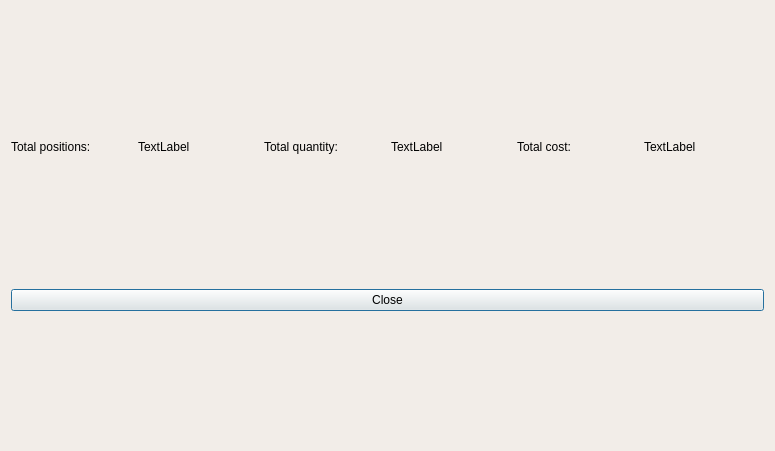
<?xml version="1.0" encoding="UTF-8"?>
<ui version="4.0">
 <class>StatisticsDialog</class>
 <widget class="QDialog" name="StatisticsDialog">
  <property name="geometry">
   <rect>
    <x>0</x>
    <y>0</y>
    <width>775</width>
    <height>451</height>
   </rect>
  </property>
  <property name="palette">
   <palette>
    <active>
     <colorrole role="WindowText">
      <brush brushstyle="SolidPattern">
       <color alpha="255">
        <red>0</red>
        <green>0</green>
        <blue>0</blue>
       </color>
      </brush>
     </colorrole>
     <colorrole role="Button">
      <brush brushstyle="SolidPattern">
       <color alpha="255">
        <red>242</red>
        <green>237</green>
        <blue>232</blue>
       </color>
      </brush>
     </colorrole>
     <colorrole role="Light">
      <brush brushstyle="SolidPattern">
       <color alpha="255">
        <red>255</red>
        <green>255</green>
        <blue>255</blue>
       </color>
      </brush>
     </colorrole>
     <colorrole role="Midlight">
      <brush brushstyle="SolidPattern">
       <color alpha="255">
        <red>248</red>
        <green>246</green>
        <blue>243</blue>
       </color>
      </brush>
     </colorrole>
     <colorrole role="Dark">
      <brush brushstyle="SolidPattern">
       <color alpha="255">
        <red>121</red>
        <green>119</green>
        <blue>116</blue>
       </color>
      </brush>
     </colorrole>
     <colorrole role="Mid">
      <brush brushstyle="SolidPattern">
       <color alpha="255">
        <red>161</red>
        <green>158</green>
        <blue>155</blue>
       </color>
      </brush>
     </colorrole>
     <colorrole role="Text">
      <brush brushstyle="SolidPattern">
       <color alpha="255">
        <red>0</red>
        <green>0</green>
        <blue>0</blue>
       </color>
      </brush>
     </colorrole>
     <colorrole role="BrightText">
      <brush brushstyle="SolidPattern">
       <color alpha="255">
        <red>255</red>
        <green>255</green>
        <blue>255</blue>
       </color>
      </brush>
     </colorrole>
     <colorrole role="ButtonText">
      <brush brushstyle="SolidPattern">
       <color alpha="255">
        <red>0</red>
        <green>0</green>
        <blue>0</blue>
       </color>
      </brush>
     </colorrole>
     <colorrole role="Base">
      <brush brushstyle="SolidPattern">
       <color alpha="255">
        <red>255</red>
        <green>255</green>
        <blue>255</blue>
       </color>
      </brush>
     </colorrole>
     <colorrole role="Window">
      <brush brushstyle="SolidPattern">
       <color alpha="255">
        <red>242</red>
        <green>237</green>
        <blue>232</blue>
       </color>
      </brush>
     </colorrole>
     <colorrole role="Shadow">
      <brush brushstyle="SolidPattern">
       <color alpha="255">
        <red>0</red>
        <green>0</green>
        <blue>0</blue>
       </color>
      </brush>
     </colorrole>
     <colorrole role="AlternateBase">
      <brush brushstyle="SolidPattern">
       <color alpha="255">
        <red>248</red>
        <green>246</green>
        <blue>243</blue>
       </color>
      </brush>
     </colorrole>
     <colorrole role="ToolTipBase">
      <brush brushstyle="SolidPattern">
       <color alpha="255">
        <red>255</red>
        <green>255</green>
        <blue>220</blue>
       </color>
      </brush>
     </colorrole>
     <colorrole role="ToolTipText">
      <brush brushstyle="SolidPattern">
       <color alpha="255">
        <red>0</red>
        <green>0</green>
        <blue>0</blue>
       </color>
      </brush>
     </colorrole>
     <colorrole role="PlaceholderText">
      <brush brushstyle="SolidPattern">
       <color alpha="127">
        <red>0</red>
        <green>0</green>
        <blue>0</blue>
       </color>
      </brush>
     </colorrole>
     <colorrole role="Accent">
      <brush brushstyle="SolidPattern">
       <color alpha="255">
        <red>255</red>
        <green>255</green>
        <blue>255</blue>
       </color>
      </brush>
     </colorrole>
    </active>
    <inactive>
     <colorrole role="WindowText">
      <brush brushstyle="SolidPattern">
       <color alpha="255">
        <red>0</red>
        <green>0</green>
        <blue>0</blue>
       </color>
      </brush>
     </colorrole>
     <colorrole role="Button">
      <brush brushstyle="SolidPattern">
       <color alpha="255">
        <red>242</red>
        <green>237</green>
        <blue>232</blue>
       </color>
      </brush>
     </colorrole>
     <colorrole role="Light">
      <brush brushstyle="SolidPattern">
       <color alpha="255">
        <red>255</red>
        <green>255</green>
        <blue>255</blue>
       </color>
      </brush>
     </colorrole>
     <colorrole role="Midlight">
      <brush brushstyle="SolidPattern">
       <color alpha="255">
        <red>248</red>
        <green>246</green>
        <blue>243</blue>
       </color>
      </brush>
     </colorrole>
     <colorrole role="Dark">
      <brush brushstyle="SolidPattern">
       <color alpha="255">
        <red>121</red>
        <green>119</green>
        <blue>116</blue>
       </color>
      </brush>
     </colorrole>
     <colorrole role="Mid">
      <brush brushstyle="SolidPattern">
       <color alpha="255">
        <red>161</red>
        <green>158</green>
        <blue>155</blue>
       </color>
      </brush>
     </colorrole>
     <colorrole role="Text">
      <brush brushstyle="SolidPattern">
       <color alpha="255">
        <red>0</red>
        <green>0</green>
        <blue>0</blue>
       </color>
      </brush>
     </colorrole>
     <colorrole role="BrightText">
      <brush brushstyle="SolidPattern">
       <color alpha="255">
        <red>255</red>
        <green>255</green>
        <blue>255</blue>
       </color>
      </brush>
     </colorrole>
     <colorrole role="ButtonText">
      <brush brushstyle="SolidPattern">
       <color alpha="255">
        <red>0</red>
        <green>0</green>
        <blue>0</blue>
       </color>
      </brush>
     </colorrole>
     <colorrole role="Base">
      <brush brushstyle="SolidPattern">
       <color alpha="255">
        <red>255</red>
        <green>255</green>
        <blue>255</blue>
       </color>
      </brush>
     </colorrole>
     <colorrole role="Window">
      <brush brushstyle="SolidPattern">
       <color alpha="255">
        <red>242</red>
        <green>237</green>
        <blue>232</blue>
       </color>
      </brush>
     </colorrole>
     <colorrole role="Shadow">
      <brush brushstyle="SolidPattern">
       <color alpha="255">
        <red>0</red>
        <green>0</green>
        <blue>0</blue>
       </color>
      </brush>
     </colorrole>
     <colorrole role="AlternateBase">
      <brush brushstyle="SolidPattern">
       <color alpha="255">
        <red>248</red>
        <green>246</green>
        <blue>243</blue>
       </color>
      </brush>
     </colorrole>
     <colorrole role="ToolTipBase">
      <brush brushstyle="SolidPattern">
       <color alpha="255">
        <red>255</red>
        <green>255</green>
        <blue>220</blue>
       </color>
      </brush>
     </colorrole>
     <colorrole role="ToolTipText">
      <brush brushstyle="SolidPattern">
       <color alpha="255">
        <red>0</red>
        <green>0</green>
        <blue>0</blue>
       </color>
      </brush>
     </colorrole>
     <colorrole role="PlaceholderText">
      <brush brushstyle="SolidPattern">
       <color alpha="127">
        <red>0</red>
        <green>0</green>
        <blue>0</blue>
       </color>
      </brush>
     </colorrole>
     <colorrole role="Accent">
      <brush brushstyle="SolidPattern">
       <color alpha="255">
        <red>255</red>
        <green>255</green>
        <blue>255</blue>
       </color>
      </brush>
     </colorrole>
    </inactive>
    <disabled>
     <colorrole role="WindowText">
      <brush brushstyle="SolidPattern">
       <color alpha="255">
        <red>121</red>
        <green>119</green>
        <blue>116</blue>
       </color>
      </brush>
     </colorrole>
     <colorrole role="Button">
      <brush brushstyle="SolidPattern">
       <color alpha="255">
        <red>242</red>
        <green>237</green>
        <blue>232</blue>
       </color>
      </brush>
     </colorrole>
     <colorrole role="Light">
      <brush brushstyle="SolidPattern">
       <color alpha="255">
        <red>255</red>
        <green>255</green>
        <blue>255</blue>
       </color>
      </brush>
     </colorrole>
     <colorrole role="Midlight">
      <brush brushstyle="SolidPattern">
       <color alpha="255">
        <red>248</red>
        <green>246</green>
        <blue>243</blue>
       </color>
      </brush>
     </colorrole>
     <colorrole role="Dark">
      <brush brushstyle="SolidPattern">
       <color alpha="255">
        <red>121</red>
        <green>119</green>
        <blue>116</blue>
       </color>
      </brush>
     </colorrole>
     <colorrole role="Mid">
      <brush brushstyle="SolidPattern">
       <color alpha="255">
        <red>161</red>
        <green>158</green>
        <blue>155</blue>
       </color>
      </brush>
     </colorrole>
     <colorrole role="Text">
      <brush brushstyle="SolidPattern">
       <color alpha="255">
        <red>121</red>
        <green>119</green>
        <blue>116</blue>
       </color>
      </brush>
     </colorrole>
     <colorrole role="BrightText">
      <brush brushstyle="SolidPattern">
       <color alpha="255">
        <red>255</red>
        <green>255</green>
        <blue>255</blue>
       </color>
      </brush>
     </colorrole>
     <colorrole role="ButtonText">
      <brush brushstyle="SolidPattern">
       <color alpha="255">
        <red>121</red>
        <green>119</green>
        <blue>116</blue>
       </color>
      </brush>
     </colorrole>
     <colorrole role="Base">
      <brush brushstyle="SolidPattern">
       <color alpha="255">
        <red>242</red>
        <green>237</green>
        <blue>232</blue>
       </color>
      </brush>
     </colorrole>
     <colorrole role="Window">
      <brush brushstyle="SolidPattern">
       <color alpha="255">
        <red>242</red>
        <green>237</green>
        <blue>232</blue>
       </color>
      </brush>
     </colorrole>
     <colorrole role="Shadow">
      <brush brushstyle="SolidPattern">
       <color alpha="255">
        <red>0</red>
        <green>0</green>
        <blue>0</blue>
       </color>
      </brush>
     </colorrole>
     <colorrole role="AlternateBase">
      <brush brushstyle="SolidPattern">
       <color alpha="255">
        <red>242</red>
        <green>237</green>
        <blue>232</blue>
       </color>
      </brush>
     </colorrole>
     <colorrole role="ToolTipBase">
      <brush brushstyle="SolidPattern">
       <color alpha="255">
        <red>255</red>
        <green>255</green>
        <blue>220</blue>
       </color>
      </brush>
     </colorrole>
     <colorrole role="ToolTipText">
      <brush brushstyle="SolidPattern">
       <color alpha="255">
        <red>0</red>
        <green>0</green>
        <blue>0</blue>
       </color>
      </brush>
     </colorrole>
     <colorrole role="PlaceholderText">
      <brush brushstyle="SolidPattern">
       <color alpha="127">
        <red>121</red>
        <green>119</green>
        <blue>116</blue>
       </color>
      </brush>
     </colorrole>
     <colorrole role="Accent">
      <brush brushstyle="SolidPattern">
       <color alpha="255">
        <red>255</red>
        <green>255</green>
        <blue>255</blue>
       </color>
      </brush>
     </colorrole>
    </disabled>
   </palette>
  </property>
  <property name="windowTitle">
   <string>Statistics Window</string>
  </property>
  <layout class="QVBoxLayout" name="verticalLayout">
   <item>
    <layout class="QVBoxLayout" name="chartLayout">
     <property name="sizeConstraint">
      <enum>QLayout::SizeConstraint::SetDefaultConstraint</enum>
     </property>
    </layout>
   </item>
   <item>
    <layout class="QHBoxLayout" name="horizontalLayout">
     <property name="sizeConstraint">
      <enum>QLayout::SizeConstraint::SetDefaultConstraint</enum>
     </property>
     <item>
      <widget class="QLabel" name="label">
       <property name="sizePolicy">
        <sizepolicy hsizetype="Preferred" vsizetype="Fixed">
         <horstretch>0</horstretch>
         <verstretch>0</verstretch>
        </sizepolicy>
       </property>
       <property name="text">
        <string>Total positions:</string>
       </property>
      </widget>
     </item>
     <item>
      <widget class="QLabel" name="positionsLabel">
       <property name="sizePolicy">
        <sizepolicy hsizetype="Preferred" vsizetype="Fixed">
         <horstretch>0</horstretch>
         <verstretch>0</verstretch>
        </sizepolicy>
       </property>
       <property name="text">
        <string>TextLabel</string>
       </property>
      </widget>
     </item>
     <item>
      <widget class="QLabel" name="label_2">
       <property name="sizePolicy">
        <sizepolicy hsizetype="Preferred" vsizetype="Fixed">
         <horstretch>0</horstretch>
         <verstretch>0</verstretch>
        </sizepolicy>
       </property>
       <property name="text">
        <string>Total quantity:</string>
       </property>
      </widget>
     </item>
     <item>
      <widget class="QLabel" name="quantityLabel">
       <property name="sizePolicy">
        <sizepolicy hsizetype="Preferred" vsizetype="Fixed">
         <horstretch>0</horstretch>
         <verstretch>0</verstretch>
        </sizepolicy>
       </property>
       <property name="text">
        <string>TextLabel</string>
       </property>
      </widget>
     </item>
     <item>
      <widget class="QLabel" name="label_3">
       <property name="sizePolicy">
        <sizepolicy hsizetype="Preferred" vsizetype="Fixed">
         <horstretch>0</horstretch>
         <verstretch>0</verstretch>
        </sizepolicy>
       </property>
       <property name="text">
        <string>Total cost:</string>
       </property>
      </widget>
     </item>
     <item>
      <widget class="QLabel" name="valueLabel">
       <property name="sizePolicy">
        <sizepolicy hsizetype="Preferred" vsizetype="Fixed">
         <horstretch>0</horstretch>
         <verstretch>0</verstretch>
        </sizepolicy>
       </property>
       <property name="text">
        <string>TextLabel</string>
       </property>
      </widget>
     </item>
    </layout>
   </item>
   <item>
    <widget class="QPushButton" name="closePushButton">
     <property name="text">
      <string>Close</string>
     </property>
    </widget>
   </item>
  </layout>
 </widget>
 <resources/>
 <connections/>
</ui>
